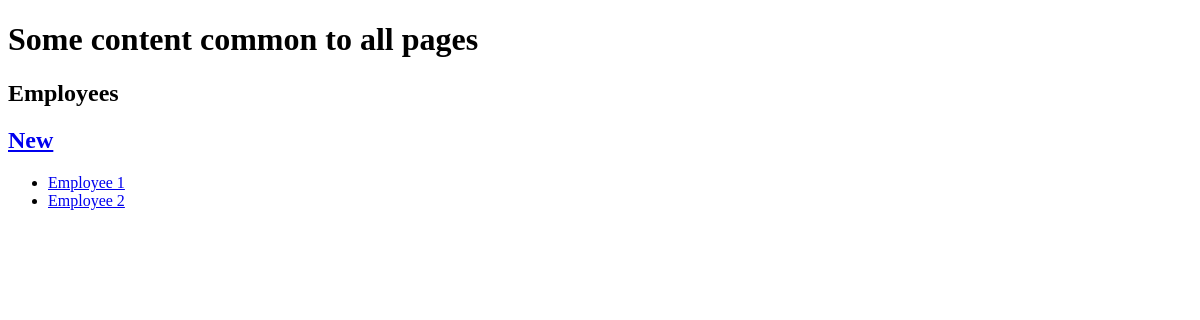
The page /employee/ on the database as committed earlier.
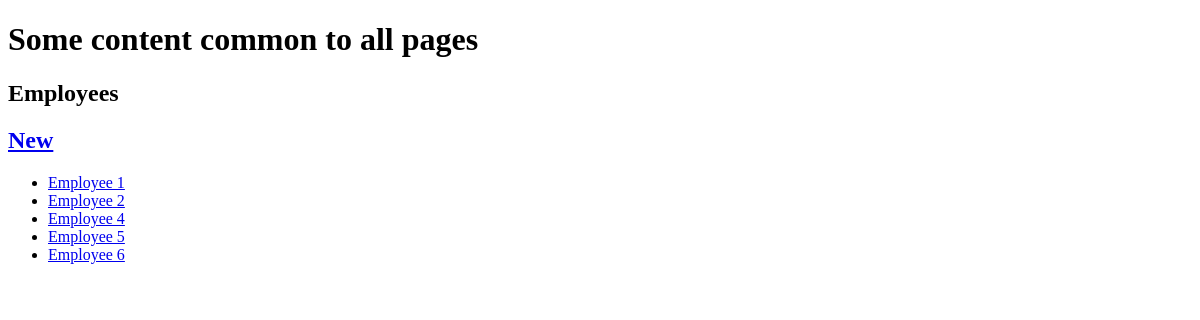
The same page on the database as committed later.
### employee/models.py (models this page shows, shortened)
class Employee(models.Model):
    id = models.AutoField(primary_key=True)
    name = models.CharField(max_length=200, unique=True, null=False)
    city = models.CharField(max_length=200, null=True)

### employee/views.py (the view)
# urls.py: path('', views.index, name='index'),
def index(request):
    employees = Employee.objects.all()
    context = {
        'object_list': employees
    }
    template = loader.get_template('employee/employee_list.html')
    return HttpResponse(template.render(context, request))

### employee/templates/employee/employee_list.html
{% extends "base_template.html" %}
{% block content %}
    <h2>Employees</h2>
    <h2><a href="{% url 'new_employee' %}">New</a></h2>
    <ul>
        {% for employee in object_list %}
            <li><a href="{% url 'employee_details' employee.id %}">{{ employee.name }}</a></li>
        {% endfor %}
    </ul>
{% endblock %}

Rows that differ between the two databases and show on the page:
added Employee: name "Employee 4"
added Employee: name "Employee 5"
added Employee: name "Employee 6"
